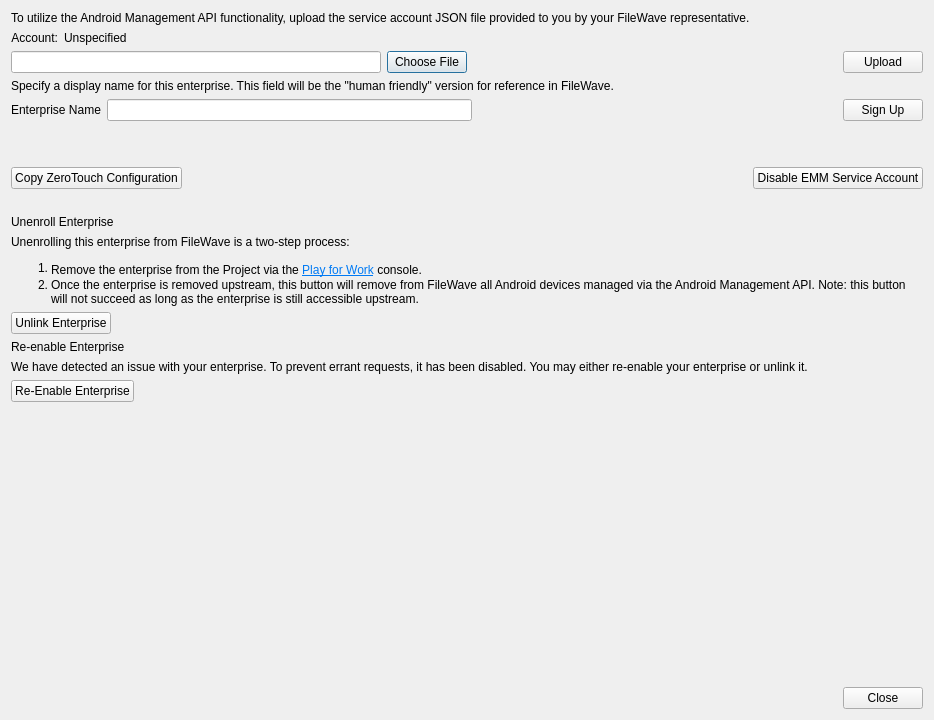
<?xml version="1.0" encoding="UTF-8"?>
<ui version="4.0">
 <class>EMMEnterpriseConfigurationDlg</class>
 <widget class="QDialog" name="EMMEnterpriseConfigurationDlg">
  <property name="geometry">
   <rect>
    <x>0</x>
    <y>0</y>
    <width>934</width>
    <height>720</height>
   </rect>
  </property>
  <property name="sizePolicy">
   <sizepolicy hsizetype="Expanding" vsizetype="MinimumExpanding">
    <horstretch>0</horstretch>
    <verstretch>0</verstretch>
   </sizepolicy>
  </property>
  <property name="windowTitle">
   <string>Set Up an Android Management Enterprise</string>
  </property>
  <layout class="QVBoxLayout" name="verticalLayout">
   <item>
    <widget class="QLabel" name="projectIDLink">
     <property name="sizePolicy">
      <sizepolicy hsizetype="Expanding" vsizetype="Fixed">
       <horstretch>0</horstretch>
       <verstretch>0</verstretch>
      </sizepolicy>
     </property>
     <property name="minimumSize">
      <size>
       <width>376</width>
       <height>0</height>
      </size>
     </property>
     <property name="text">
      <string>&lt;html&gt;&lt;head/&gt;&lt;body&gt;&lt;p&gt;To utilize the Android Management API functionality, upload the service account JSON file provided to you by your FileWave representative.&lt;/p&gt;&lt;/body&gt;&lt;/html&gt;</string>
     </property>
     <property name="alignment">
      <set>Qt::AlignLeading|Qt::AlignLeft|Qt::AlignTop</set>
     </property>
     <property name="wordWrap">
      <bool>true</bool>
     </property>
     <property name="textInteractionFlags">
      <set>Qt::TextBrowserInteraction</set>
     </property>
    </widget>
   </item>
   <item>
    <layout class="QHBoxLayout" name="horizontalLayout">
     <item>
      <widget class="QLabel" name="accountLabel">
       <property name="sizePolicy">
        <sizepolicy hsizetype="Minimum" vsizetype="Fixed">
         <horstretch>0</horstretch>
         <verstretch>0</verstretch>
        </sizepolicy>
       </property>
       <property name="text">
        <string>Account:</string>
       </property>
       <property name="alignment">
        <set>Qt::AlignRight|Qt::AlignTop|Qt::AlignTrailing</set>
       </property>
       <property name="textInteractionFlags">
        <set>Qt::LinksAccessibleByMouse|Qt::TextSelectableByMouse</set>
       </property>
      </widget>
     </item>
     <item>
      <widget class="QLabel" name="accountAddressLabel">
       <property name="sizePolicy">
        <sizepolicy hsizetype="Expanding" vsizetype="Fixed">
         <horstretch>0</horstretch>
         <verstretch>0</verstretch>
        </sizepolicy>
       </property>
       <property name="minimumSize">
        <size>
         <width>0</width>
         <height>0</height>
        </size>
       </property>
       <property name="text">
        <string>Unspecified</string>
       </property>
       <property name="alignment">
        <set>Qt::AlignLeading|Qt::AlignLeft|Qt::AlignTop</set>
       </property>
       <property name="wordWrap">
        <bool>true</bool>
       </property>
       <property name="textInteractionFlags">
        <set>Qt::LinksAccessibleByMouse|Qt::TextSelectableByMouse</set>
       </property>
      </widget>
     </item>
    </layout>
   </item>
   <item>
    <layout class="QHBoxLayout" name="horizontalLayout_2">
     <item>
      <widget class="QLineEdit" name="saFileLocation">
       <property name="sizePolicy">
        <sizepolicy hsizetype="Expanding" vsizetype="Minimum">
         <horstretch>0</horstretch>
         <verstretch>0</verstretch>
        </sizepolicy>
       </property>
       <property name="readOnly">
        <bool>true</bool>
       </property>
      </widget>
     </item>
     <item>
      <widget class="QPushButton" name="saChooserBtn">
       <property name="text">
        <string>Choose File</string>
       </property>
      </widget>
     </item>
     <item>
      <spacer name="horizontalSpacer">
       <property name="orientation">
        <enum>Qt::Horizontal</enum>
       </property>
       <property name="sizeHint" stdset="0">
        <size>
         <width>40</width>
         <height>20</height>
        </size>
       </property>
      </spacer>
     </item>
     <item>
      <widget class="QPushButton" name="saUploadBtn">
       <property name="text">
        <string>Upload</string>
       </property>
      </widget>
     </item>
    </layout>
   </item>
   <item>
    <widget class="QLabel" name="enterpriseNameDescription">
     <property name="sizePolicy">
      <sizepolicy hsizetype="Expanding" vsizetype="Fixed">
       <horstretch>0</horstretch>
       <verstretch>0</verstretch>
      </sizepolicy>
     </property>
     <property name="text">
      <string>Specify a display name for this enterprise. This field will be the &quot;human friendly&quot; version for reference in FileWave.</string>
     </property>
     <property name="alignment">
      <set>Qt::AlignLeading|Qt::AlignLeft|Qt::AlignTop</set>
     </property>
     <property name="wordWrap">
      <bool>true</bool>
     </property>
     <property name="textInteractionFlags">
      <set>Qt::TextSelectableByMouse</set>
     </property>
    </widget>
   </item>
   <item>
    <layout class="QHBoxLayout" name="enterpriseHorizLayout">
     <item>
      <widget class="QLabel" name="enterpriseNameLabel">
       <property name="sizePolicy">
        <sizepolicy hsizetype="Minimum" vsizetype="Fixed">
         <horstretch>0</horstretch>
         <verstretch>0</verstretch>
        </sizepolicy>
       </property>
       <property name="text">
        <string>Enterprise Name</string>
       </property>
      </widget>
     </item>
     <item>
      <widget class="QLineEdit" name="enterpriseNameInput">
       <property name="sizePolicy">
        <sizepolicy hsizetype="Expanding" vsizetype="Minimum">
         <horstretch>0</horstretch>
         <verstretch>0</verstretch>
        </sizepolicy>
       </property>
       <property name="minimumSize">
        <size>
         <width>100</width>
         <height>0</height>
        </size>
       </property>
      </widget>
     </item>
     <item>
      <spacer name="horizontalSpacer_2">
       <property name="orientation">
        <enum>Qt::Horizontal</enum>
       </property>
       <property name="sizeHint" stdset="0">
        <size>
         <width>40</width>
         <height>20</height>
        </size>
       </property>
      </spacer>
     </item>
     <item>
      <widget class="QPushButton" name="signUpBtn">
       <property name="text">
        <string>Sign Up</string>
       </property>
      </widget>
     </item>
    </layout>
   </item>
   <item>
    <widget class="QLabel" name="signUpLink">
     <property name="sizePolicy">
      <sizepolicy hsizetype="Expanding" vsizetype="Fixed">
       <horstretch>0</horstretch>
       <verstretch>0</verstretch>
      </sizepolicy>
     </property>
     <property name="text">
      <string/>
     </property>
     <property name="wordWrap">
      <bool>true</bool>
     </property>
     <property name="openExternalLinks">
      <bool>true</bool>
     </property>
     <property name="textInteractionFlags">
      <set>Qt::LinksAccessibleByMouse|Qt::TextSelectableByMouse</set>
     </property>
    </widget>
   </item>
   <item>
    <widget class="QLabel" name="lTip_emmServiceAccount_status">
     <property name="sizePolicy">
      <sizepolicy hsizetype="MinimumExpanding" vsizetype="Fixed">
       <horstretch>0</horstretch>
       <verstretch>0</verstretch>
      </sizepolicy>
     </property>
     <property name="text">
      <string/>
     </property>
     <property name="alignment">
      <set>Qt::AlignLeading|Qt::AlignLeft|Qt::AlignTop</set>
     </property>
     <property name="wordWrap">
      <bool>true</bool>
     </property>
     <property name="textInteractionFlags">
      <set>Qt::LinksAccessibleByKeyboard|Qt::LinksAccessibleByMouse|Qt::TextBrowserInteraction|Qt::TextSelectableByKeyboard|Qt::TextSelectableByMouse</set>
     </property>
    </widget>
   </item>
   <item>
    <layout class="QHBoxLayout" name="hl_copyZeroTouchConf">
     <item>
      <widget class="QPushButton" name="btn_copyZeroTouchConf">
       <property name="text">
        <string>Copy ZeroTouch Configuration</string>
       </property>
      </widget>
     </item>
     <item>
      <spacer name="hs_zeroTouch">
       <property name="orientation">
        <enum>Qt::Horizontal</enum>
       </property>
       <property name="sizeHint" stdset="0">
        <size>
         <width>40</width>
         <height>20</height>
        </size>
       </property>
      </spacer>
     </item>
     <item>
      <widget class="QPushButton" name="btn_toggleEMMServiceAccount">
       <property name="text">
        <string>Disable EMM Service Account</string>
       </property>
      </widget>
     </item>
    </layout>
   </item>
   <item>
    <widget class="QLabel" name="lTip_desc_emmServiceAccount">
     <property name="sizePolicy">
      <sizepolicy hsizetype="MinimumExpanding" vsizetype="Fixed">
       <horstretch>0</horstretch>
       <verstretch>0</verstretch>
      </sizepolicy>
     </property>
     <property name="alignment">
      <set>Qt::AlignLeading|Qt::AlignLeft|Qt::AlignTop</set>
     </property>
     <property name="wordWrap">
      <bool>true</bool>
     </property>
     <property name="textInteractionFlags">
      <set>Qt::TextBrowserInteraction</set>
     </property>
    </widget>
   </item>
   <item>
    <layout class="QHBoxLayout" name="horizontalLayout_5">
     <item>
      <widget class="QLabel" name="unenrollTitle">
       <property name="sizePolicy">
        <sizepolicy hsizetype="Expanding" vsizetype="Fixed">
         <horstretch>0</horstretch>
         <verstretch>0</verstretch>
        </sizepolicy>
       </property>
       <property name="text">
        <string>Unenroll Enterprise</string>
       </property>
       <property name="alignment">
        <set>Qt::AlignLeading|Qt::AlignLeft|Qt::AlignTop</set>
       </property>
       <property name="wordWrap">
        <bool>true</bool>
       </property>
       <property name="textInteractionFlags">
        <set>Qt::LinksAccessibleByMouse|Qt::TextSelectableByMouse</set>
       </property>
      </widget>
     </item>
    </layout>
   </item>
   <item>
    <layout class="QHBoxLayout" name="horizontalLayout_6">
     <item>
      <widget class="QLabel" name="lTip_unenrollDescription">
       <property name="sizePolicy">
        <sizepolicy hsizetype="Expanding" vsizetype="Fixed">
         <horstretch>0</horstretch>
         <verstretch>0</verstretch>
        </sizepolicy>
       </property>
       <property name="text">
        <string>&lt;html&gt;&lt;head/&gt;&lt;body&gt;&lt;p&gt;Unenrolling this enterprise from FileWave is a two-step process:&lt;/p&gt;&lt;ol style=&quot;margin-top: 0px; margin-bottom: 0px; margin-left: 0px; margin-right: 0px; -qt-list-indent: 1;&quot;&gt;&lt;li style=&quot; margin-top:12px; margin-bottom:0px; margin-left:0px; margin-right:0px; -qt-block-indent:0; text-indent:0px;&quot;&gt;Remove the enterprise from the Project via the &lt;a href=&quot;https://play.google.com/work/adminsettings&quot;&gt;&lt;span style=&quot; text-decoration: underline; color:#007af4;&quot;&gt;Play for Work&lt;/span&gt;&lt;/a&gt; console﻿. &lt;/li&gt;&lt;li style=&quot; margin-top:0px; margin-bottom:12px; margin-left:0px; margin-right:0px; -qt-block-indent:0; text-indent:0px;&quot;&gt;Once the enterprise is removed upstream, this button will remove from FileWave all Android devices managed via the Android Management API. Note: this button will not succeed as long as the enterprise is still accessible upstream.&lt;/li&gt;&lt;/ol&gt;&lt;/body&gt;&lt;/html&gt;</string>
       </property>
       <property name="textFormat">
        <enum>Qt::RichText</enum>
       </property>
       <property name="wordWrap">
        <bool>true</bool>
       </property>
       <property name="openExternalLinks">
        <bool>true</bool>
       </property>
      </widget>
     </item>
    </layout>
   </item>
   <item>
    <layout class="QHBoxLayout" name="horizontalLayout_4">
     <item>
      <widget class="QPushButton" name="unlinkEnterpriseBtn">
       <property name="sizePolicy">
        <sizepolicy hsizetype="Minimum" vsizetype="Minimum">
         <horstretch>0</horstretch>
         <verstretch>0</verstretch>
        </sizepolicy>
       </property>
       <property name="text">
        <string>Unlink Enterprise</string>
       </property>
      </widget>
     </item>
     <item>
      <spacer name="horizontalSpacer_4">
       <property name="orientation">
        <enum>Qt::Horizontal</enum>
       </property>
       <property name="sizeHint" stdset="0">
        <size>
         <width>40</width>
         <height>20</height>
        </size>
       </property>
      </spacer>
     </item>
    </layout>
   </item>
   <item>
    <layout class="QHBoxLayout" name="horizontalLayout_3">
     <item>
      <widget class="QLabel" name="reenableTitle">
       <property name="sizePolicy">
        <sizepolicy hsizetype="Expanding" vsizetype="Fixed">
         <horstretch>0</horstretch>
         <verstretch>0</verstretch>
        </sizepolicy>
       </property>
       <property name="text">
        <string>Re-enable Enterprise</string>
       </property>
      </widget>
     </item>
    </layout>
   </item>
   <item>
    <layout class="QHBoxLayout" name="horizontalLayout_7">
     <item>
      <widget class="QLabel" name="lTip_reenableDescription">
       <property name="sizePolicy">
        <sizepolicy hsizetype="Expanding" vsizetype="Fixed">
         <horstretch>0</horstretch>
         <verstretch>0</verstretch>
        </sizepolicy>
       </property>
       <property name="text">
        <string>&lt;html&gt;&lt;head/&gt;&lt;body&gt;&lt;p&gt;We have detected an issue with your enterprise. To prevent errant requests, it has been disabled. You may either re-enable your enterprise or unlink it.&lt;/p&gt;&lt;/body&gt;&lt;/html&gt;</string>
       </property>
      </widget>
     </item>
    </layout>
   </item>
   <item>
    <layout class="QHBoxLayout" name="horizontalLayout_8">
     <item>
      <widget class="QPushButton" name="reenableEnterpriseBtn">
       <property name="text">
        <string>Re-Enable Enterprise</string>
       </property>
      </widget>
     </item>
     <item>
      <spacer name="horizontalSpacer_3">
       <property name="orientation">
        <enum>Qt::Horizontal</enum>
       </property>
       <property name="sizeHint" stdset="0">
        <size>
         <width>40</width>
         <height>20</height>
        </size>
       </property>
      </spacer>
     </item>
    </layout>
   </item>
   <item>
    <spacer name="verticalSpacer">
     <property name="orientation">
      <enum>Qt::Vertical</enum>
     </property>
     <property name="sizeHint" stdset="0">
      <size>
       <width>20</width>
       <height>40</height>
      </size>
     </property>
    </spacer>
   </item>
   <item>
    <widget class="QDialogButtonBox" name="buttonBox">
     <property name="orientation">
      <enum>Qt::Horizontal</enum>
     </property>
     <property name="standardButtons">
      <set>QDialogButtonBox::Close</set>
     </property>
    </widget>
   </item>
  </layout>
 </widget>
 <resources/>
 <connections>
  <connection>
   <sender>buttonBox</sender>
   <signal>accepted()</signal>
   <receiver>EMMEnterpriseConfigurationDlg</receiver>
   <slot>accept()</slot>
   <hints>
    <hint type="sourcelabel">
     <x>266</x>
     <y>710</y>
    </hint>
    <hint type="destinationlabel">
     <x>157</x>
     <y>274</y>
    </hint>
   </hints>
  </connection>
  <connection>
   <sender>buttonBox</sender>
   <signal>rejected()</signal>
   <receiver>EMMEnterpriseConfigurationDlg</receiver>
   <slot>reject()</slot>
   <hints>
    <hint type="sourcelabel">
     <x>334</x>
     <y>710</y>
    </hint>
    <hint type="destinationlabel">
     <x>286</x>
     <y>274</y>
    </hint>
   </hints>
  </connection>
 </connections>
</ui>
